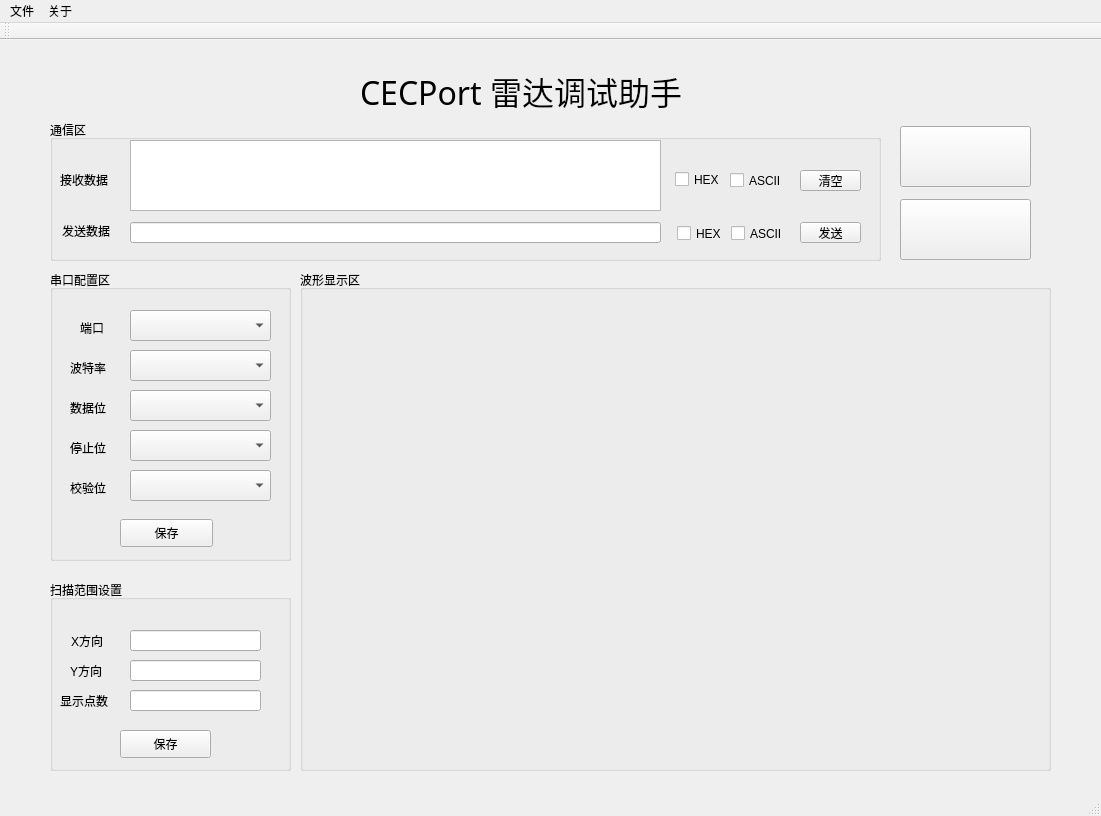
<?xml version="1.0" encoding="UTF-8"?>
<ui version="4.0">
 <class>MainWindow</class>
 <widget class="QMainWindow" name="MainWindow">
  <property name="geometry">
   <rect>
    <x>0</x>
    <y>0</y>
    <width>1101</width>
    <height>816</height>
   </rect>
  </property>
  <property name="windowTitle">
   <string>MainWindow</string>
  </property>
  <widget class="QWidget" name="centralWidget">
   <widget class="QGroupBox" name="SerialCfgGroupBox">
    <property name="geometry">
     <rect>
      <x>50</x>
      <y>230</y>
      <width>241</width>
      <height>291</height>
     </rect>
    </property>
    <property name="title">
     <string>串口配置区</string>
    </property>
    <widget class="QLabel" name="StopBitLabel">
     <property name="geometry">
      <rect>
       <x>20</x>
       <y>170</y>
       <width>51</width>
       <height>16</height>
      </rect>
     </property>
     <property name="text">
      <string>停止位</string>
     </property>
    </widget>
    <widget class="QLabel" name="PortLabel">
     <property name="geometry">
      <rect>
       <x>30</x>
       <y>50</y>
       <width>41</width>
       <height>16</height>
      </rect>
     </property>
     <property name="text">
      <string>端口</string>
     </property>
    </widget>
    <widget class="QLabel" name="BaudLabel">
     <property name="geometry">
      <rect>
       <x>20</x>
       <y>90</y>
       <width>51</width>
       <height>16</height>
      </rect>
     </property>
     <property name="text">
      <string>波特率</string>
     </property>
    </widget>
    <widget class="QComboBox" name="BaudComboBox">
     <property name="geometry">
      <rect>
       <x>80</x>
       <y>80</y>
       <width>141</width>
       <height>31</height>
      </rect>
     </property>
    </widget>
    <widget class="QLabel" name="ParityBitLabel">
     <property name="geometry">
      <rect>
       <x>20</x>
       <y>210</y>
       <width>51</width>
       <height>16</height>
      </rect>
     </property>
     <property name="text">
      <string>校验位</string>
     </property>
    </widget>
    <widget class="QComboBox" name="DataBitComboBox">
     <property name="geometry">
      <rect>
       <x>80</x>
       <y>120</y>
       <width>141</width>
       <height>31</height>
      </rect>
     </property>
    </widget>
    <widget class="QComboBox" name="StopBitComboBox">
     <property name="geometry">
      <rect>
       <x>80</x>
       <y>160</y>
       <width>141</width>
       <height>31</height>
      </rect>
     </property>
    </widget>
    <widget class="QComboBox" name="PortComboBox">
     <property name="geometry">
      <rect>
       <x>80</x>
       <y>40</y>
       <width>141</width>
       <height>31</height>
      </rect>
     </property>
    </widget>
    <widget class="QLabel" name="DataBitLabel">
     <property name="geometry">
      <rect>
       <x>20</x>
       <y>130</y>
       <width>51</width>
       <height>16</height>
      </rect>
     </property>
     <property name="text">
      <string>数据位</string>
     </property>
    </widget>
    <widget class="QComboBox" name="ParityBitComboBox">
     <property name="geometry">
      <rect>
       <x>80</x>
       <y>200</y>
       <width>141</width>
       <height>31</height>
      </rect>
     </property>
    </widget>
    <widget class="QPushButton" name="SaveSerialCfgPushButton">
     <property name="geometry">
      <rect>
       <x>70</x>
       <y>249</y>
       <width>93</width>
       <height>28</height>
      </rect>
     </property>
     <property name="text">
      <string>保存</string>
     </property>
    </widget>
   </widget>
   <widget class="QGroupBox" name="ScanRangeGroupBox">
    <property name="geometry">
     <rect>
      <x>50</x>
      <y>540</y>
      <width>241</width>
      <height>191</height>
     </rect>
    </property>
    <property name="title">
     <string>扫描范围设置</string>
    </property>
    <widget class="QLineEdit" name="XRangeLineEdit">
     <property name="geometry">
      <rect>
       <x>80</x>
       <y>50</y>
       <width>131</width>
       <height>21</height>
      </rect>
     </property>
    </widget>
    <widget class="QLineEdit" name="YRangeLineEdit">
     <property name="geometry">
      <rect>
       <x>80</x>
       <y>80</y>
       <width>131</width>
       <height>21</height>
      </rect>
     </property>
    </widget>
    <widget class="QLineEdit" name="PointNumLineEdit">
     <property name="geometry">
      <rect>
       <x>80</x>
       <y>110</y>
       <width>131</width>
       <height>21</height>
      </rect>
     </property>
    </widget>
    <widget class="QLabel" name="XLabel">
     <property name="geometry">
      <rect>
       <x>21</x>
       <y>53</y>
       <width>41</width>
       <height>16</height>
      </rect>
     </property>
     <property name="text">
      <string>X方向</string>
     </property>
    </widget>
    <widget class="QLabel" name="YLabel">
     <property name="geometry">
      <rect>
       <x>20</x>
       <y>83</y>
       <width>41</width>
       <height>16</height>
      </rect>
     </property>
     <property name="text">
      <string>Y方向</string>
     </property>
    </widget>
    <widget class="QLabel" name="PointNumLabel">
     <property name="geometry">
      <rect>
       <x>10</x>
       <y>113</y>
       <width>72</width>
       <height>15</height>
      </rect>
     </property>
     <property name="text">
      <string>显示点数</string>
     </property>
    </widget>
    <widget class="QPushButton" name="SaveScanRangePushButton">
     <property name="geometry">
      <rect>
       <x>70</x>
       <y>150</y>
       <width>91</width>
       <height>28</height>
      </rect>
     </property>
     <property name="text">
      <string>保存</string>
     </property>
    </widget>
   </widget>
   <widget class="QGroupBox" name="ComGroupBox">
    <property name="geometry">
     <rect>
      <x>50</x>
      <y>80</y>
      <width>831</width>
      <height>141</height>
     </rect>
    </property>
    <property name="title">
     <string>通信区</string>
    </property>
    <widget class="QLabel" name="SendDataLabel">
     <property name="geometry">
      <rect>
       <x>12</x>
       <y>103</y>
       <width>61</width>
       <height>16</height>
      </rect>
     </property>
     <property name="text">
      <string>发送数据</string>
     </property>
    </widget>
    <widget class="QLineEdit" name="SendDatalineEdit">
     <property name="geometry">
      <rect>
       <x>80</x>
       <y>102</y>
       <width>531</width>
       <height>21</height>
      </rect>
     </property>
    </widget>
    <widget class="QLabel" name="RecDataLabel">
     <property name="geometry">
      <rect>
       <x>10</x>
       <y>52</y>
       <width>61</width>
       <height>16</height>
      </rect>
     </property>
     <property name="text">
      <string>接收数据</string>
     </property>
    </widget>
    <widget class="QCheckBox" name="HEXRecCheckBox">
     <property name="geometry">
      <rect>
       <x>625</x>
       <y>49</y>
       <width>51</width>
       <height>21</height>
      </rect>
     </property>
     <property name="text">
      <string>HEX</string>
     </property>
    </widget>
    <widget class="QCheckBox" name="AsciiRecCheckBox">
     <property name="geometry">
      <rect>
       <x>680</x>
       <y>51</y>
       <width>71</width>
       <height>19</height>
      </rect>
     </property>
     <property name="text">
      <string>ASCII</string>
     </property>
    </widget>
    <widget class="QPushButton" name="RecClearPushButton">
     <property name="geometry">
      <rect>
       <x>750</x>
       <y>50</y>
       <width>61</width>
       <height>21</height>
      </rect>
     </property>
     <property name="text">
      <string>清空</string>
     </property>
    </widget>
    <widget class="QCheckBox" name="HEXSendCheckBox">
     <property name="geometry">
      <rect>
       <x>627</x>
       <y>103</y>
       <width>51</width>
       <height>21</height>
      </rect>
     </property>
     <property name="text">
      <string>HEX</string>
     </property>
    </widget>
    <widget class="QCheckBox" name="AsciiSendCheckBox">
     <property name="geometry">
      <rect>
       <x>681</x>
       <y>104</y>
       <width>71</width>
       <height>19</height>
      </rect>
     </property>
     <property name="text">
      <string>ASCII</string>
     </property>
    </widget>
    <widget class="QPushButton" name="SendPushButton">
     <property name="geometry">
      <rect>
       <x>750</x>
       <y>102</y>
       <width>61</width>
       <height>21</height>
      </rect>
     </property>
     <property name="text">
      <string>发送</string>
     </property>
    </widget>
    <widget class="QTextBrowser" name="RecDataTextBrowser">
     <property name="geometry">
      <rect>
       <x>80</x>
       <y>20</y>
       <width>531</width>
       <height>71</height>
      </rect>
     </property>
    </widget>
   </widget>
   <widget class="QGroupBox" name="WaveDisplayGroupBox">
    <property name="geometry">
     <rect>
      <x>300</x>
      <y>230</y>
      <width>751</width>
      <height>501</height>
     </rect>
    </property>
    <property name="title">
     <string>波形显示区</string>
    </property>
    <widget class="QCustomPlot" name="ChannelWidget" native="true">
     <property name="geometry">
      <rect>
       <x>20</x>
       <y>20</y>
       <width>711</width>
       <height>211</height>
      </rect>
     </property>
     <property name="cursor">
      <cursorShape>CrossCursor</cursorShape>
     </property>
     <property name="mouseTracking">
      <bool>true</bool>
     </property>
    </widget>
    <widget class="QCustomPlot" name="ResultWidget" native="true">
     <property name="geometry">
      <rect>
       <x>20</x>
       <y>260</y>
       <width>711</width>
       <height>211</height>
      </rect>
     </property>
    </widget>
   </widget>
   <widget class="QPushButton" name="StartPushButton">
    <property name="geometry">
     <rect>
      <x>900</x>
      <y>159</y>
      <width>131</width>
      <height>61</height>
     </rect>
    </property>
    <property name="font">
     <font>
      <family>仿宋</family>
      <pointsize>12</pointsize>
     </font>
    </property>
    <property name="text">
     <string/>
    </property>
   </widget>
   <widget class="QLabel" name="TitleLabel">
    <property name="geometry">
     <rect>
      <x>360</x>
      <y>20</y>
      <width>411</width>
      <height>61</height>
     </rect>
    </property>
    <property name="font">
     <font>
      <family>仿宋</family>
      <pointsize>24</pointsize>
     </font>
    </property>
    <property name="text">
     <string>CECPort 雷达调试助手</string>
    </property>
   </widget>
   <widget class="QPushButton" name="SignalPushButton">
    <property name="geometry">
     <rect>
      <x>900</x>
      <y>86</y>
      <width>131</width>
      <height>61</height>
     </rect>
    </property>
    <property name="text">
     <string/>
    </property>
   </widget>
  </widget>
  <widget class="QMenuBar" name="menuBar">
   <property name="geometry">
    <rect>
     <x>0</x>
     <y>0</y>
     <width>1101</width>
     <height>26</height>
    </rect>
   </property>
   <widget class="QMenu" name="FileMenu">
    <property name="title">
     <string>文件</string>
    </property>
   </widget>
   <widget class="QMenu" name="AboutMenu">
    <property name="title">
     <string>关于</string>
    </property>
   </widget>
   <addaction name="FileMenu"/>
   <addaction name="AboutMenu"/>
  </widget>
  <widget class="QToolBar" name="mainToolBar">
   <attribute name="toolBarArea">
    <enum>TopToolBarArea</enum>
   </attribute>
   <attribute name="toolBarBreak">
    <bool>false</bool>
   </attribute>
  </widget>
  <widget class="QStatusBar" name="statusBar"/>
 </widget>
 <layoutdefault spacing="6" margin="11"/>
 <customwidgets>
  <customwidget>
   <class>QCustomPlot</class>
   <extends>QWidget</extends>
   <header location="global">Qcustomplot/qcustomplot.h</header>
   <container>1</container>
  </customwidget>
 </customwidgets>
 <resources/>
 <connections/>
</ui>
